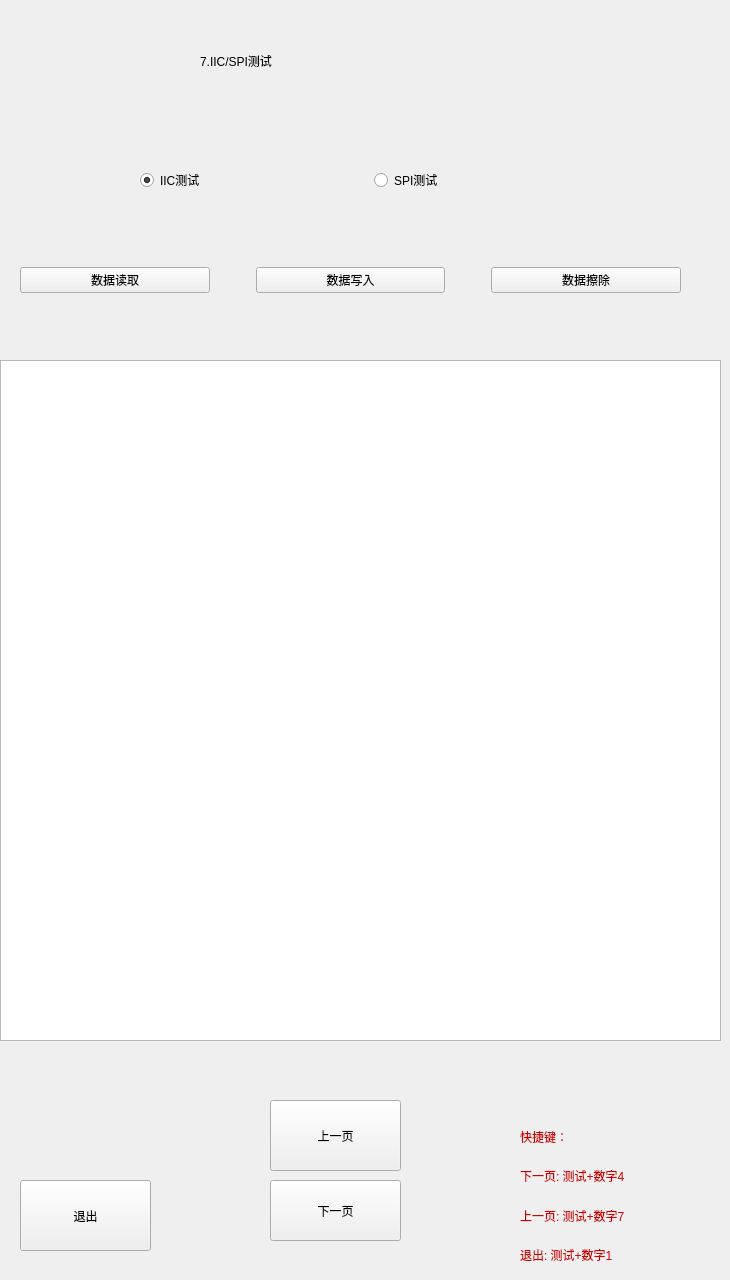
   <widget class="QWidget" name="page_7">
    <widget class="QLabel" name="label_Page2_title_6">
     <property name="geometry">
      <rect>
       <x>200</x>
       <y>10</y>
       <width>341</width>
       <height>101</height>
      </rect>
     </property>
     <property name="styleSheet">
      <string notr="true">font: 40pt &quot;Ubuntu&quot;;</string>
     </property>
     <property name="text">
      <string>7.IIC/SPI测试</string>
     </property>
    </widget>
    <widget class="QPushButton" name="pushButton_Exit7">
     <property name="geometry">
      <rect>
       <x>20</x>
       <y>1180</y>
       <width>131</width>
       <height>71</height>
      </rect>
     </property>
     <property name="focusPolicy">
      <enum>Qt::NoFocus</enum>
     </property>
     <property name="styleSheet">
      <string notr="true">font: 20pt &quot;Ubuntu&quot;;</string>
     </property>
     <property name="text">
      <string>退出</string>
     </property>
    </widget>
    <widget class="QPushButton" name="pushButton_Next7">
     <property name="enabled">
      <bool>true</bool>
     </property>
     <property name="geometry">
      <rect>
       <x>270</x>
       <y>1180</y>
       <width>131</width>
       <height>61</height>
      </rect>
     </property>
     <property name="focusPolicy">
      <enum>Qt::NoFocus</enum>
     </property>
     <property name="styleSheet">
      <string notr="true">font: 20pt &quot;Ubuntu&quot;;</string>
     </property>
     <property name="text">
      <string>下一页</string>
     </property>
    </widget>
    <widget class="QPushButton" name="pushButton_Last7">
     <property name="geometry">
      <rect>
       <x>270</x>
       <y>1100</y>
       <width>131</width>
       <height>71</height>
      </rect>
     </property>
     <property name="focusPolicy">
      <enum>Qt::NoFocus</enum>
     </property>
     <property name="styleSheet">
      <string notr="true">font: 20pt &quot;Ubuntu&quot;;</string>
     </property>
     <property name="text">
      <string>上一页</string>
     </property>
    </widget>
    <widget class="QWidget" name="verticalLayoutWidget_14">
     <property name="geometry">
      <rect>
       <x>520</x>
       <y>1120</y>
       <width>191</width>
       <height>151</height>
      </rect>
     </property>
     <layout class="QVBoxLayout" name="verticalLayout_14">
      <item>
       <widget class="QLabel" name="label_70">
        <property name="styleSheet">
         <string notr="true">font: 15pt &quot;Ubuntu&quot;;
color: rgb(204, 0, 0);</string>
        </property>
        <property name="text">
         <string>快捷键：</string>
        </property>
       </widget>
      </item>
      <item>
       <widget class="QLabel" name="label_71">
        <property name="styleSheet">
         <string notr="true">font: 15pt &quot;Ubuntu&quot;;
color: rgb(204, 0, 0);</string>
        </property>
        <property name="text">
         <string>下一页: 测试+数字4</string>
        </property>
       </widget>
      </item>
      <item>
       <widget class="QLabel" name="label_72">
        <property name="styleSheet">
         <string notr="true">font: 15pt &quot;Ubuntu&quot;;
color: rgb(204, 0, 0);</string>
        </property>
        <property name="text">
         <string>上一页: 测试+数字7</string>
        </property>
       </widget>
      </item>
      <item>
       <widget class="QLabel" name="label_73">
        <property name="styleSheet">
         <string notr="true">font: 15pt &quot;Ubuntu&quot;;
color: rgb(204, 0, 0);</string>
        </property>
        <property name="text">
         <string>退出: 测试+数字1</string>
        </property>
       </widget>
      </item>
     </layout>
    </widget>
    <widget class="QTextBrowser" name="textBrowser_IICSPI">
     <property name="geometry">
      <rect>
       <x>0</x>
       <y>360</y>
       <width>721</width>
       <height>681</height>
      </rect>
     </property>
     <property name="styleSheet">
      <string notr="true">font: 18pt &quot;Ubuntu&quot;;</string>
     </property>
    </widget>
    <widget class="QWidget" name="horizontalLayoutWidget_7">
     <property name="geometry">
      <rect>
       <x>140</x>
       <y>140</y>
       <width>461</width>
       <height>80</height>
      </rect>
     </property>
     <layout class="QHBoxLayout" name="horizontalLayout_7">
      <item>
       <widget class="QRadioButton" name="radioButton_IICtest">
        <property name="styleSheet">
         <string notr="true">font: 20pt &quot;Ubuntu&quot;;</string>
        </property>
        <property name="text">
         <string>IIC测试</string>
        </property>
        <property name="checked">
         <bool>true</bool>
        </property>
       </widget>
      </item>
      <item>
       <widget class="QRadioButton" name="radioButton_Spitest">
        <property name="styleSheet">
         <string notr="true">font: 20pt &quot;Ubuntu&quot;;</string>
        </property>
        <property name="text">
         <string>SPI测试</string>
        </property>
       </widget>
      </item>
     </layout>
    </widget>
    <widget class="QWidget" name="horizontalLayoutWidget_8">
     <property name="geometry">
      <rect>
       <x>20</x>
       <y>240</y>
       <width>661</width>
       <height>81</height>
      </rect>
     </property>
     <layout class="QHBoxLayout" name="horizontalLayout_8">
      <item>
       <widget class="QPushButton" name="pushButton_8">
        <property name="styleSheet">
         <string notr="true">font: 20pt &quot;Ubuntu&quot;;</string>
        </property>
        <property name="text">
         <string>数据读取</string>
        </property>
       </widget>
      </item>
      <item>
       <spacer name="horizontalSpacer">
        <property name="orientation">
         <enum>Qt::Horizontal</enum>
        </property>
        <property name="sizeType">
         <enum>QSizePolicy::Fixed</enum>
        </property>
        <property name="sizeHint" stdset="0">
         <size>
          <width>40</width>
          <height>20</height>
         </size>
        </property>
       </spacer>
      </item>
      <item>
       <widget class="QPushButton" name="pushButton_9">
        <property name="styleSheet">
         <string notr="true">font: 20pt &quot;Ubuntu&quot;;</string>
        </property>
        <property name="text">
         <string>数据写入</string>
        </property>
       </widget>
      </item>
      <item>
       <spacer name="horizontalSpacer_2">
        <property name="orientation">
         <enum>Qt::Horizontal</enum>
        </property>
        <property name="sizeType">
         <enum>QSizePolicy::Fixed</enum>
        </property>
        <property name="sizeHint" stdset="0">
         <size>
          <width>40</width>
          <height>20</height>
         </size>
        </property>
       </spacer>
      </item>
      <item>
       <widget class="QPushButton" name="pushButton_10">
        <property name="styleSheet">
         <string notr="true">font: 20pt &quot;Ubuntu&quot;;</string>
        </property>
        <property name="text">
         <string>数据擦除</string>
        </property>
       </widget>
      </item>
     </layout>
    </widget>
   </widget>
